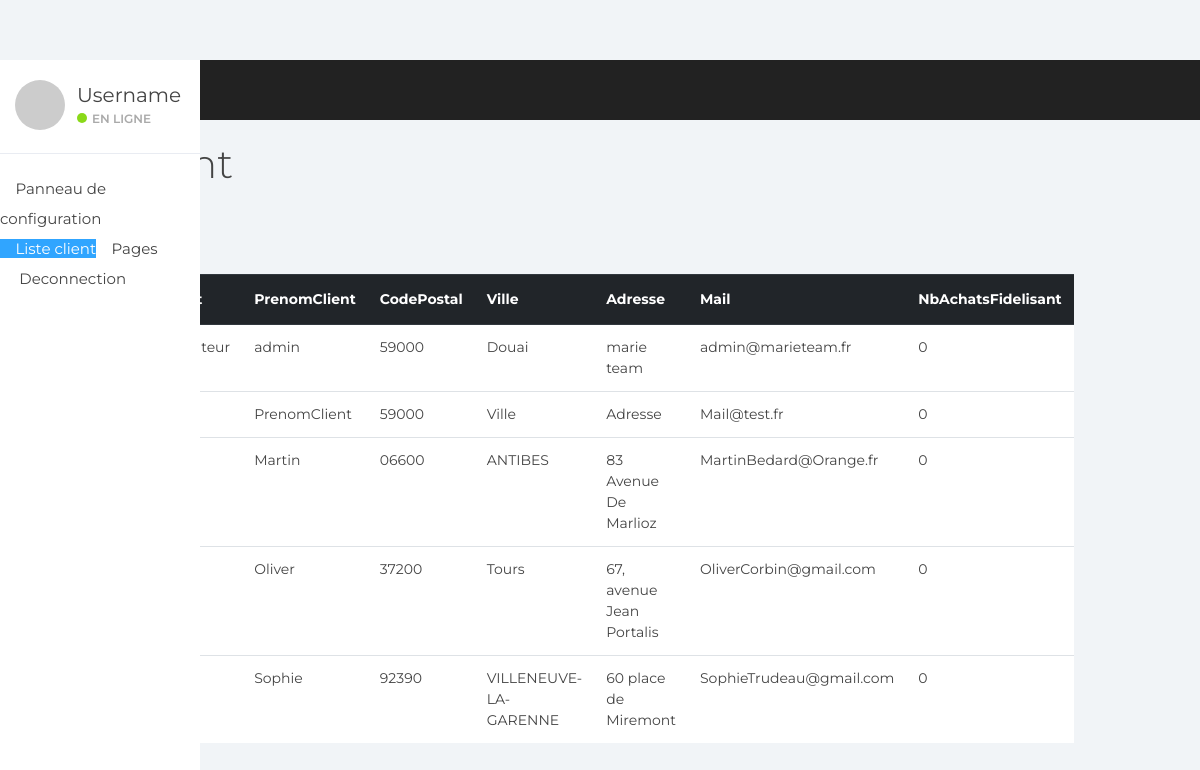
The page /html/listeClient.php on the database as committed earlier.
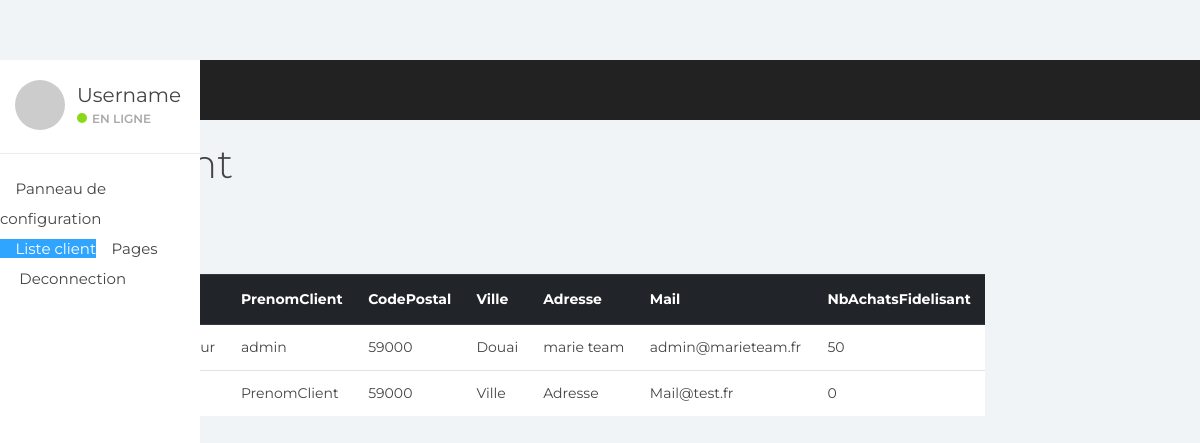
The same page on the database as committed later.
### tables this page shows
CREATE TABLE IF NOT EXISTS `client` (
  `id` int(11) NOT NULL AUTO_INCREMENT,
  `idClient` varchar(50) NOT NULL,
  `Role` varchar(254) NOT NULL,
  `NomClient` varchar(50) NOT NULL,
  `PrenomClient` varchar(50) NOT NULL,
  `CodePostal` varchar(5) NOT NULL,
  `Ville` varchar(50) NOT NULL,
  `Adresse` varchar(50) NOT NULL,
  `Mail` varchar(50) NOT NULL,
  `NbAchatsFidelisant` int(11) NOT NULL,
  `mdp` varchar(255) DEFAULT NULL,
  PRIMARY KEY (`idClient`),
  KEY `id` (`id`)
);

### html/listeClient.php (the view, shortened to what this page needs)
<!DOCTYPE html>
<html>
<head>
	<link href="css/bootstrap.min.css" rel="stylesheet">
	<link href="css/font-awesome.min.css" rel="stylesheet">
	<link href="css/datepicker3.css" rel="stylesheet">
	<link href="css/stylesDashboard.css" rel="stylesheet">
</head>
<body>
	<nav class="navbar navbar-custom navbar-fixed-top" role="navigation">
		<div class="container-fluid">
			<div class="navbar-header">
				<button type="button" class="navbar-toggle collapsed" data-toggle="collapse" data-target="#sidebar-collapse"><span class="sr-only">Toggle navigation</span>
					<span class="icon-bar"></span></button>
				<a class="navbar-brand" href="#">Marie Team</a>
			</div>
		</div>
	</nav>
	<div id="sidebar-collapse" class="col-sm-3 col-lg-2 sidebar">
		<div class="profile-sidebar">
			<div class="profile-userpic">
				<img src="http://placehold.it/50/30a5ff/fff" class="img-responsive" alt="">
			</div>
			<div class="profile-usertitle">
				<div class="profile-usertitle-name">Username</div>
				<div class="profile-usertitle-status"><span class="indicator label-success"></span>En ligne</div>
			</div>
		</div>
		<ul class="nav menu">
			<li><a href="index.html"><em class="fa fa-dashboard">&nbsp;</em>Panneau de configuration</a></li>
			<br/>
			<li class="active"><a href="listeClient.html"><em class="fa fa-book">&nbsp;</em>Liste client</a></li>
			<li class="parent "><a data-toggle="collapse" href="#sub-item-1">
				<em class="fa fa-navicon">&nbsp;</em>Pages<span data-toggle="collapse" href="#sub-item-1" class="icon pull-right"><em class="fa fa-plus"></em></span></a>
			</li>
			<li><a href="login.html"><em class="fa fa-power-off">&nbsp;</em> Deconnection</a></li>
		</ul>
	</div>
	<div class="col-sm-9 col-sm-offset-3 col-lg-10 col-lg-offset-2 main">
		<div class="row">
			<div class="col-lg-12">
				<h1 class="page-header">Liste Client</h1>
			</div>
		</div>
			<table class="table" style="margin-top: 8%;">
				<thead class="thead-dark">
					<tr>
						<th scope="col">idClient</th>
						<th scope="col">NomClient</th>
                		<th scope="col">PrenomClient</th>
						<th scope="col">CodePostal</th>
						<th scope="col">Ville</th>
						<th scope="col">Adresse</th>
						<th scope="col">Mail</th>
						<th scope="col">NbAchatsFidelisant</th>
					</tr>
				</thead>
				<tbody>
					<?php
						$db=new PDO('mysql:host=localhost; dbname=MariaTeam','root','root');
						$getTableau = $db->prepare("SELECT * FROM client");
						$getTableau->setFetchMode(PDO:: FETCH_ASSOC);
						$getTableau->execute();
						while ($info=$getTableau->fetch()) {
						    echo'<tr>';
								echo'<th scope="row">'.$info['idClient'].'</th>';
								echo'<td>'.$info['NomClient'].'</td>';
								echo'<td>'.$info['PrenomClient'].'</td>';
			                	echo'<td>'.$info['CodePostal'].'</td>';
			                	echo'<td>'.$info['Ville'].'</td>';
			                	echo'<td>'.$info['Adresse'].'</td>';
			                	echo'<td>'.$info['Mail'].'</td>';
			                	echo'<td>'.$info['NbAchatsFidelisant'].'</td>';
							echo'</tr>';
						}
					?>
				</tbody>
			</table>
		</div>
</body>
</html>

### html/css/stylesDashboard.css (style rules this page uses)
body { background: #f1f4f7; padding-top: 60px; font-size: 14px; color: #444444; font-family: "Montserrat", "Helvetica Neue", Helvetica, Arial, sans-serif; }
a, a:hover, a:focus { color: #30a5ff; }
h1, h2, h3, h4, h5, h6 { color: #444444; }
h1 { font-weight: 300; font-size: 40px; }
.navbar-custom { background: #222; height: 60px; }
.navbar-header .navbar-brand { color: #fff; font-size: 20px; text-transform: uppercase; font-weight: 500; height: 60px; padding-top: 18px; }
.navbar-toggle { background: rgba(255, 255, 255, 0.1); padding: 12px; margin-top: 10px; }
.label-success { background-color: #8ad919; }
.navbar { border: 0; }
.sidebar { display: block; padding: 0; display: none; box-shadow: none; background: #fff; }
.sidebar ul { margin: 20px 0px; }
@media (min-width: 768px) { .sidebar { display: block; position: fixed; top: 60px; bottom: 0; left: 0; z-index: 1000; display: block; margin: 0; padding: 0; overflow-x: hidden; overflow-y: auto; } }
@media (min-width: 768px) { .navbar-header { width: 100%; } }
.sidebar ul.nav .active a, .sidebar ul.nav li.parent a.active, .sidebar ul.nav .active > a:hover, .sidebar ul.nav li.parent a.active:hover, .sidebar ul.nav .active > a:focus, .sidebar ul.nav li.parent a.active:focus { color: #fff; background-color: #30a5ff; }
.sidebar ul.nav li a { height: 50px; font-size: 15px; line-height: 2em; color: #444444; }
.profile-sidebar { padding: 10px 0; border-bottom: 1px solid #e9ecf2; }
.indicator { width: 10px; height: 10px; display: inline-block; border-radius: 9999px; margin-right: 5px; }
.profile-userpic img { float: left; margin: 10px 0px 0px 15px; width: 50px; height: 50px; border-radius: 9999px !important; }
.profile-usertitle { float: left; text-align: left; margin: 10px 0 0 12px; }
.profile-usertitle-name { font-size: 20px; margin-bottom: 0px; }
.profile-usertitle-status { text-transform: uppercase; color: #AAA; font-size: 12px; font-weight: 600; margin-bottom: 15px; }
h1.page-header { margin-top: 20px; border-bottom: 0; }
.table { background: #fff; }
.table > thead > tr > th { border-bottom: 1px solid #e6e7e8; vertical-align: middle; height: 50px; }

Rows that differ between the two databases and show on the page:
removed client: PrenomClient "Martin", CodePostal "06600", Ville "ANTIBES", Adresse "83 Avenue De Marlioz", Mail "MartinBedard@Orange.fr", NbAchatsFidelisant "0"
removed client: PrenomClient "Oliver", CodePostal "37200", Ville "Tours", Adresse "67, avenue Jean Portalis", Mail "OliverCorbin@gmail.com", NbAchatsFidelisant "0"
removed client: PrenomClient "Sophie", CodePostal "92390", Ville "VILLENEUVE-LA-GARENNE", Adresse "60 place de Miremont", Mail "SophieTrudeau@gmail.com", NbAchatsFidelisant "0"
changed client "admin": NbAchatsFidelisant "0" → "50"
